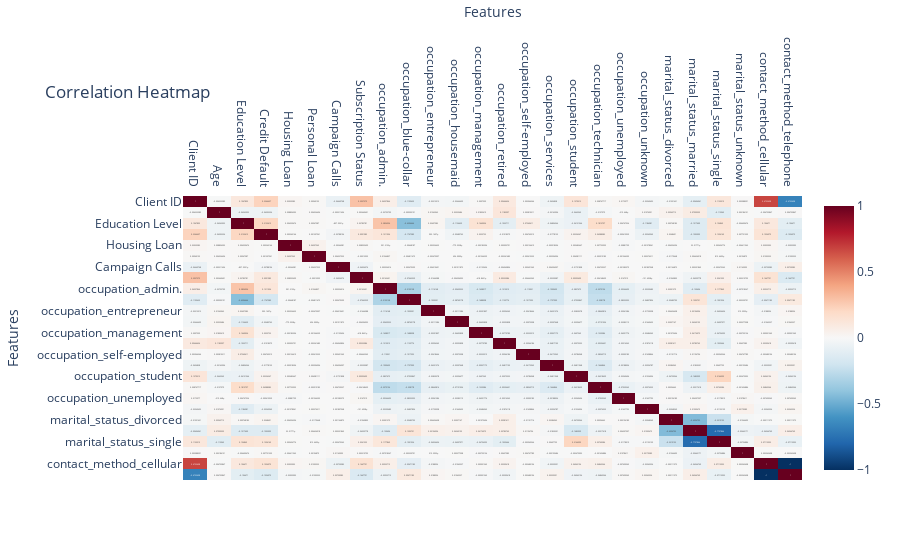

This figure's notebook cell:
### Code cell
import plotly.express as px

# Compute correlations
corr_df = df.corr(numeric_only=True)

# Plot heatmap
fig = px.imshow(corr_df, text_auto=True, color_continuous_scale='RdBu_r', aspect="auto")
fig.update_layout(title="Correlation Heatmap", xaxis_title="Features", yaxis_title="Features")
fig.update_xaxes(side="top")
fig.show()

### Figure 1 — Plotly figure (JSON) as saved in the notebook; plotly's stock layout.template omitted (floating-point values rounded to 4 significant figures; data arrays with more than 128 entries replaced by an {"elided": "..."} marker saying what was removed)
{"data": [{"coloraxis": "coloraxis", "hovertemplate": "x: %{x}<br>y: %{y}<br>color: %{z}<extra></extra>", "name": "0", "texttemplate": "%{z}", "type": "heatmap", "x": ["Client ID", "Age", "Education Level", "Credit Default", "Housing Loan", "Personal Loan", "Campaign Calls", "Subscription Status", "occupation_admin.", "occupation_blue-collar", "occupation_entrepreneur", "occupation_housemaid", "occupation_management", "occupation_retired", "occupation_self-employed", "occupation_services", "occupation_student", "occupation_technician", "occupation_unemployed", "occupation_unknown", "marital_status_divorced", "marital_status_married", "marital_status_single", "marital_status_unknown", "contact_method_cellular", "contact_method_telephone"], "xaxis": "x", "y": ["Client ID", "Age", "Education Level", "Credit Default", "Housing Loan", "Personal Loan", "Campaign Calls", "Subscription Status", "occupation_admin.", "occupation_blue-collar", "occupation_entrepreneur", "occupation_housemaid", "occupation_management", "occupation_retired", "occupation_self-employed", "occupation_services", "occupation_student", "occupation_technician", "occupation_unemployed", "occupation_unknown", "marital_status_divorced", "marital_status_married", "marital_status_single", "marital_status_unknown", "contact_method_cellular", "contact_method_telephone"], "yaxis": "y", "z": {"elided": "26x26 float values"}}], "layout": {"coloraxis": {"colorscale": [[0, "rgb(5,48,97)"], [0.1, "rgb(33,102,172)"], [0.2, "rgb(67,147,195)"], [0.3, "rgb(146,197,222)"], [0.4, "rgb(209,229,240)"], [0.5, "rgb(247,247,247)"], [0.6, "rgb(253,219,199)"], [0.7, "rgb(244,165,130)"], [0.8, "rgb(214,96,77)"], [0.9, "rgb(178,24,43)"], [1, "rgb(103,0,31)"]]}, "margin": {"t": 60}, "title": {"text": "Correlation Heatmap"}, "xaxis": {"anchor": "y", "domain": [0, 1], "side": "top", "title": {"text": "Features"}}, "yaxis": {"anchor": "x", "autorange": "reversed", "domain": [0, 1], "title": {"text": "Features"}}}}
